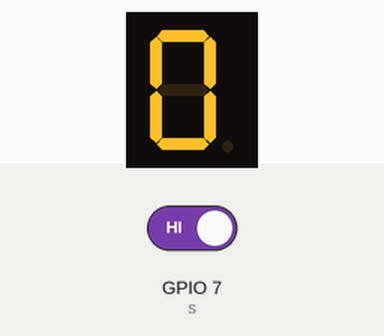
This program was run on a simulated Raspberry Pi (BCM pin numbers). On the bench: 1-digit seven-segment display. The test bench sets the inputs (shaded band); at power-on: GPIO 7 (s) HIGH. The segment pins are drawn as the display they are named for.

Above: at 0.1 s.
At 1.2 s:
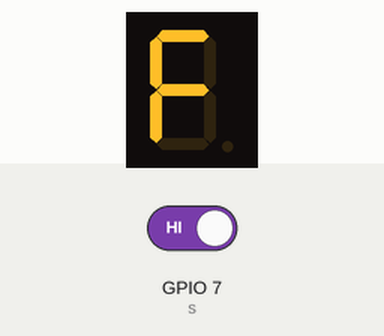
1.3 s: GPIO 7 (s) driven LOW
At 5.8 s:
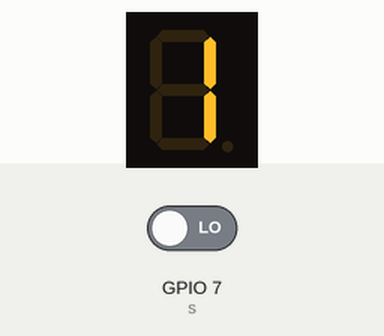
Timing chart, 0 to 7.3 s (numbered marks = the images above; inputs shaded):
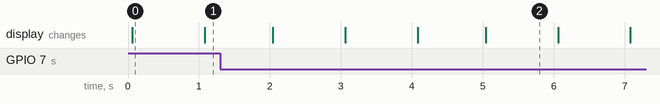

The program:

gpiorasp.py
```python
import RPi.GPIO as GPIO
import time

GPIO.setmode(GPIO.BCM)
GPIO.setwarnings(False)

# pines para display
a = 14
b = 15
c = 18
d = 23
e = 24
f = 25
g = 8

# pin para sentido
s = 7

# modo de pines
GPIO.setup(a, GPIO.OUT)
GPIO.setup(b, GPIO.OUT)
GPIO.setup(c, GPIO.OUT)
GPIO.setup(d, GPIO.OUT)
GPIO.setup(e, GPIO.OUT)
GPIO.setup(f, GPIO.OUT)
GPIO.setup(g, GPIO.OUT)
GPIO.setup(s, GPIO.IN)

i = 0
while True:
	if i == 0:
		GPIO.output(a,1)
		GPIO.output(b,1)
		GPIO.output(c,1)
		GPIO.output(d,1)
		GPIO.output(e,1)
		GPIO.output(f,1)
		GPIO.output(g,0)
	elif i == 1:
		GPIO.output(a,0)
		GPIO.output(b,1)
		GPIO.output(c,1)
		GPIO.output(d,0)
		GPIO.output(e,0)
		GPIO.output(f,0)
		GPIO.output(g,0)
	elif i == 2:
		GPIO.output(a,1)
		GPIO.output(b,1)
		GPIO.output(c,0)
		GPIO.output(d,1)
		GPIO.output(e,1)
		GPIO.output(f,0)
		GPIO.output(g,1)
	elif i == 3:
		GPIO.output(a,1)
		GPIO.output(b,1)
		GPIO.output(c,1)
		GPIO.output(d,1)
		GPIO.output(e,0)
		GPIO.output(f,0)
		GPIO.output(g,1)
	elif i == 4:
		GPIO.output(a,0)
		GPIO.output(b,1)
		GPIO.output(c,1)
		GPIO.output(d,0)
		GPIO.output(e,0)
		GPIO.output(f,1)
		GPIO.output(g,1)
	elif i == 5:
		GPIO.output(a,1)
		GPIO.output(b,0)
		GPIO.output(c,1)
		GPIO.output(d,1)
		GPIO.output(e,0)
		GPIO.output(f,1)
		GPIO.output(g,1)
	elif i == 6:
		GPIO.output(a,1)
		GPIO.output(b,0)
		GPIO.output(c,1)
		GPIO.output(d,1)
		GPIO.output(e,1)
		GPIO.output(f,1)
		GPIO.output(g,1)
	elif i == 7:
		GPIO.output(a,1)
		GPIO.output(b,1)
		GPIO.output(c,1)
		GPIO.output(d,0)
		GPIO.output(e,0)
		GPIO.output(f,0)
		GPIO.output(g,0)
	elif i == 8:
		GPIO.output(a,1)
		GPIO.output(b,1)
		GPIO.output(c,1)
		GPIO.output(d,1)
		GPIO.output(e,1)
		GPIO.output(f,1)
		GPIO.output(g,1)
	elif i == 9:
		GPIO.output(a,1)
		GPIO.output(b,1)
		GPIO.output(c,1)
		GPIO.output(d,1)
		GPIO.output(e,0)
		GPIO.output(f,1)
		GPIO.output(g,1)
	elif i == 10:
		GPIO.output(a,1)
		GPIO.output(b,1)
		GPIO.output(c,1)
		GPIO.output(d,0)
		GPIO.output(e,1)
		GPIO.output(f,1)
		GPIO.output(g,1)
	elif i == 11:
		GPIO.output(a,0)
		GPIO.output(b,0)
		GPIO.output(c,1)
		GPIO.output(d,1)
		GPIO.output(e,1)
		GPIO.output(f,1)
		GPIO.output(g,1)
	elif i == 12:
		GPIO.output(a,0)
		GPIO.output(b,0)
		GPIO.output(c,0)
		GPIO.output(d,1)
		GPIO.output(e,1)
		GPIO.output(f,0)
		GPIO.output(g,1)
	elif i == 13:
		GPIO.output(a,0)
		GPIO.output(b,1)
		GPIO.output(c,1)
		GPIO.output(d,1)
		GPIO.output(e,1)
		GPIO.output(f,0)
		GPIO.output(g,1)
	elif i == 14:
		GPIO.output(a,1)
		GPIO.output(b,0)
		GPIO.output(c,0)
		GPIO.output(d,1)
		GPIO.output(e,1)
		GPIO.output(f,1)
		GPIO.output(g,1)
	elif i == 15:
		GPIO.output(a,1)
		GPIO.output(b,0)
		GPIO.output(c,0)
		GPIO.output(d,0)
		GPIO.output(e,1)
		GPIO.output(f,1)
		GPIO.output(g,1)

	sentido = GPIO.input(s)
	if sentido == 0:
		# cuenta ascendente
		if i == 15:
			i = 0
		else:
			i = i + 1
	else:
		# cuenta descendente
		if i == 0:
			i = 15
		else:
			i = i - 1

	time.sleep(1)
```

Measured:
- what the display in image 0 shows lasts 1.0 s, from 0.1 s to 1.1 s
